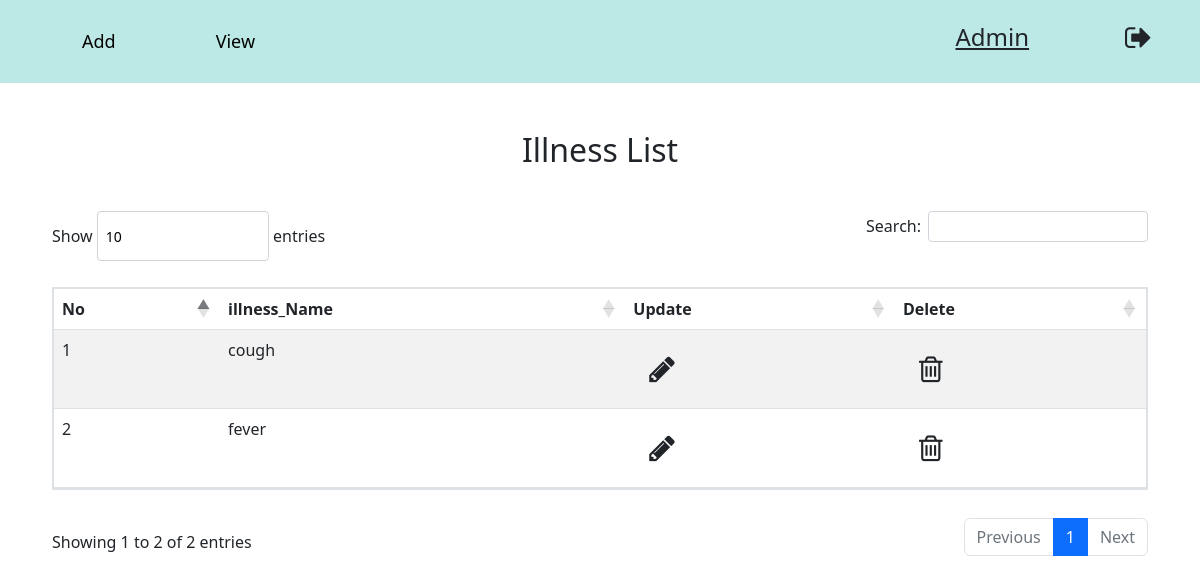
Page /viewlillnes/ (signed in) on the earlier database version.
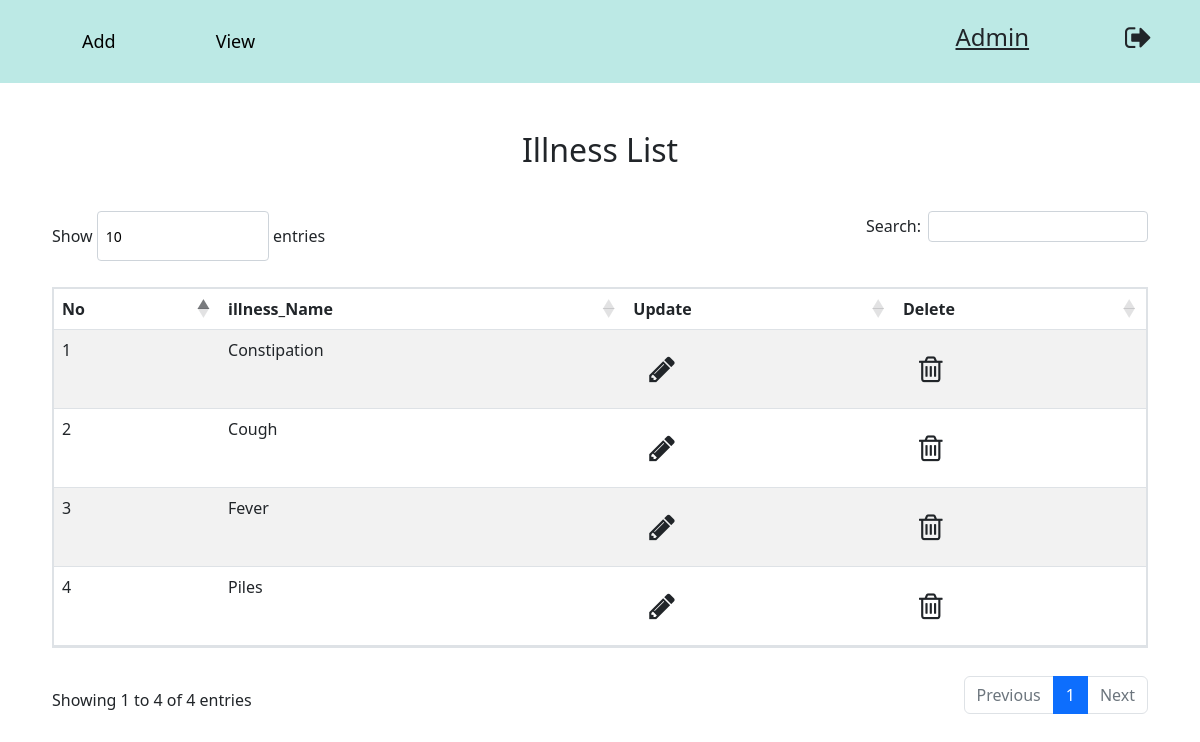
Same page on the later database version.
### hospital/models.py (models this page shows)
class Lillnes(models.Model):
    lillne_id=models.AutoField(db_column="Illnes_Id",primary_key=True)
    lillne_name=models.CharField(db_column="Illness_name",max_length=255,default=None)

### hospital/lillnes.py (the view)
# urls.py: path('viewlillnes/',lillnes.viewlillnes,name='view-illnes'),
@login_required(login_url='/login/')
def viewlillnes(request):
    if request.user.is_superuser == True:
        data_all_lillness = Lillnes.objects.all().order_by('lillne_name')
        return render(request, 'addlillnes.html', {'data_lillness': data_all_lillness})
    return HttpResponseNotFound('Page Not Found')

### hospital/templates/addlillnes.html (shortened to what this page needs)
{% extends 'base.html' %}
    {% block start %}
    {% if data_lillness %}
    <h2 class="text-center">Illness List</h2>
    <br>
    <div class="container">
        <table id="example" class="table table-striped" style="width: 100%;">
            <thead>
                <th>No</th>
                <th>illness_Name</th>
                <th>Update</th>
                <th>Delete</th>
            </thead>
            <tbody>
                {% for i_lillnes in data_lillness %}
                <tr>
                    <td>{{forloop.counter}}</td>
                    <td>{{i_lillnes.lillne_name}}</td>
                    <td><a class="text-decoration-none text-dark font-weight-bold" href="update/{{i_lillnes.lillne_id}}"><i class="fa fa-pencil p-3" aria-hidden="true"></i></a></td>
                        <td><a class="text-decoration-none text-dark font-weight-bold" href="delete/{{i_lillnes.lillne_id}}"><i class="fa fa-trash-o p-3" aria-hidden="true"></i></a></td>
                </tr>
            {% endfor %}
            </tbody>
        </table>
    </div>
    {% endif %}
    {% endblock %}

Differences in the rows shown:
removed Lillnes: lillne_name "cough"
removed Lillnes: lillne_name "fever"
added Lillnes: lillne_name "Constipation"
added Lillnes: lillne_name "Cough"
added Lillnes: lillne_name "Fever"
added Lillnes: lillne_name "Piles"
Other differences:
text written by a page script: "Show entries Search: Showing 1 to 2 of 2 entries Previous 1 Next" → "Show entries Search: Showing 1 to 4 of 4 entries Previous 1 Next"
